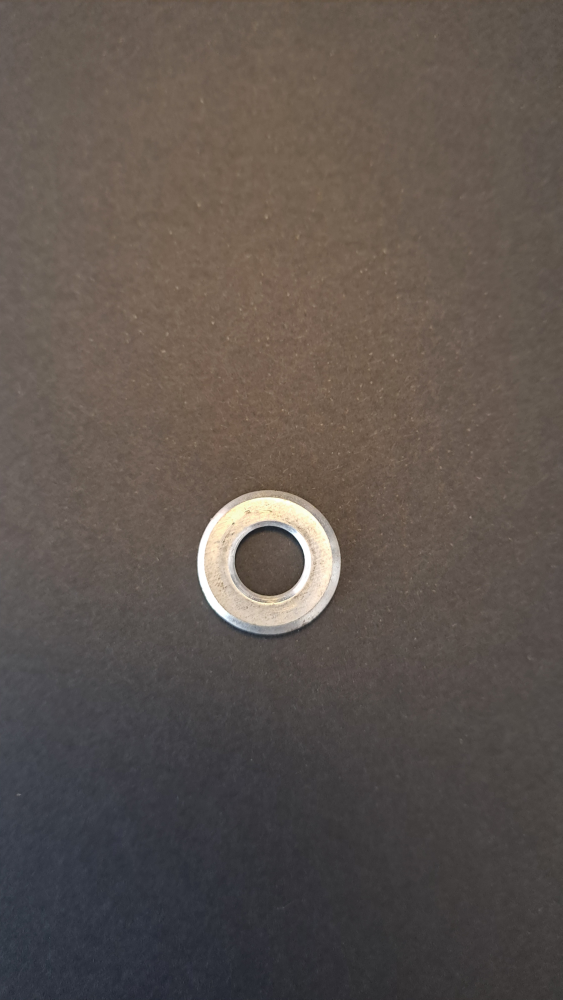
#> input picture data/raw/images/all/arandelas/20251128_115546.jpg, 2250 x 4000 px (shown at 1/4 size); its folder holds only this picture in this run
$ jupyter execute --allow-errors Tests_ImagePreprocessor.ipynb
#> lines starting #> are read from the running program, lines starting #| are printed output that depends on the picture; after the words box and inside, x2 and y2 are one past the last pixel; in counts of white or black regions, pixels touching at a corner belong together
### src/vision/preprocessor.py
try:
    import cv2
    import numpy as np
    from typing import Tuple, Union
    import logging
except ImportError as e:
    raise ImportError(f"Faltan dependencias necesarias: {e}")

class ImagePreprocessor:
    def __init__(self,
                 target_size: Tuple[int, int] = (800, 600),
                 gamma: float = 1.6,
                 d_bFilter = 10,
                 binarization_block_size: int = 13,
                 binarization_C: int = 2,
                 open_kernel_size: Union[int, Tuple[int, int]] = (3, 3),
                 close_kernel_size: Union[int, Tuple[int, int]] = (4, 4),
                 clear_border_margin: int = 20):
        """
        Inicializa el preprocesador de imágenes.

        Args:
            * target_size (tuple): Tamaño objetivo (ancho, alto) para estandarización.
            * gamma (float): Valor de gamma para la corrección gamma.
            * d_bFilter (int): Diametro del filtro bilateral.
            * binarization_block_size (int): Tamaño del vecindario para la binarización adaptativa.
            * binarization_C (int): Constante a restar de la media/gaussiana local.
            * open_kernel_size (int|tuple): Tamaño del kernel para la operación de apertura.
            * close_kernel_size (int|tuple): Tamaño del kernel para la operación de cierre.
            * clear_border_margin (int): Margen para limpiar los bordes.
        """
#> call 2 of get_random_image, with class_name = 'arandelas'
#> in get_random_image, img is the input picture: shape (4000, 2250, 3); mean R, G, B 93.5, 84.2, 78.4
        self.target_size = target_size
        self.gamma = gamma
        self.d_bFilter = d_bFilter
        self.binarization_block_size = binarization_block_size
        self.binarizacion_C = binarization_C
        self.open_kernel_size = open_kernel_size
        self.close_kernel_size = close_kernel_size
        self.clear_border_margin = clear_border_margin

        self.logger = logging.getLogger(__name__)
        self.logger.info("ImagePreprocessor inicializado correctamente.")


    def process(self, image: np.ndarray) -> np.ndarray:
        """
        Aplica el pipeline de preprocesamiento a una imagen.

        Args:
            * image (np.ndarray): Imagen de entrada en formato BGR o escala de grises.

        Returns:
            * np.ndarray: Imagen preprocesada (binarizada).
        """
        # Escala de Grises
        gray_image = self._convert_to_grayscale(image)
        self.logger.debug("Imagen convertida a escala de grises.")

        # Ajustar tamano
        standardized_image, padding_info = self._standardize_size(gray_image)
        self.logger.debug("Imagen redimensionada a tamaño estándar.")

        # Gamma
        contrasted_image = self._apply_gamma(standardized_image, gamma=self.gamma)
        self.logger.debug("Gamma Correction aplicado.")

        # Filtro Bilateral
        blurred_image = self._apply_bilateral_filter(contrasted_image,
                                                     self.d_bFilter)
        self.logger.debug("Filtro Bilateral aplicado (bordes preservados).")

        # Binarizacion Adaptativa
        binarized_image = self._apply_adaptive_binarization(
            blurred_image,
            block_size=self.binarization_block_size,
            C=self.binarizacion_C,
            threshold_type=cv2.THRESH_BINARY
        )
        self.logger.debug("Binarización adaptativa aplicada.")

        # Limpiar Binarizacion
        cleaned_image = self._clean_binarization(
            binarized_image,
            open_kernel_size=self.open_kernel_size,
            close_kernel_size=self.close_kernel_size
        )
        self.logger.debug("Binarización limpiada con operaciones morfológicas.")

        # Limpiar Bordes
        final_image = self._mask_padding_artifacts(
            cleaned_image,
            padding_info,
            safety_margin=self.clear_border_margin
        )
        self.logger.debug("Bordes limpiados.")

        return final_image


    def _convert_to_grayscale(self, image: np.ndarray) -> np.ndarray:
        """
        Convierte la imagen a escala de grises si es necesario.

        Args:
            * image (np.ndarray): Imagen de entrada en formato BGR o ya en escala de grises.

        Returns:
            * np.ndarray: Imagen en escala de grises.

        Raises:
            ValueError: Si la imagen no tiene 1 o 3 canales.
        """

        # Validar formato de imagen de entrada
        if image is None or image.size == 0:
            raise ValueError("Imagen de entrada invalida.")

        # Convertir a escala de grises si es necesario
        if len(image.shape) == 2:
            self.logger.debug("Imagen ya en escala de grises.")
            return image

        gray_image = cv2.cvtColor(image, cv2.COLOR_BGR2GRAY)
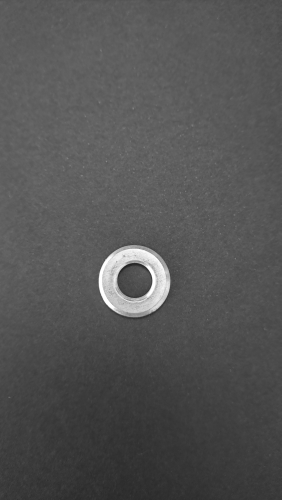
#> gray_image: shape (4000, 2250) (shown at 1/8 size); min 18, max 255, mean 83.5
        return gray_image


    def _standardize_size(self, image: np.ndarray) -> np.ndarray:
        """
        Redimensiona la imagen manteniendo el Aspect Ratio (proporción).

        Args:
            * image (np.ndarray): Imagen de entrada.

        Returns:
            * tuple: (np.ndarray, tuple) Imagen redimensionada con padding y tupla de padding (top, bottom, left, right).
        """
        # Tomar width, height (target y original)
        target_w, target_h = self.target_size
        h, w = image.shape[:2]

        # Calcular factor de escala para ajustar sin recortar ni deformar
        scale = min(target_w / w, target_h / h)
        new_w = int(w * scale)
        new_h = int(h * scale)

        # Resize proporcional
        resized_image = cv2.resize(image, (new_w, new_h), interpolation=cv2.INTER_AREA)
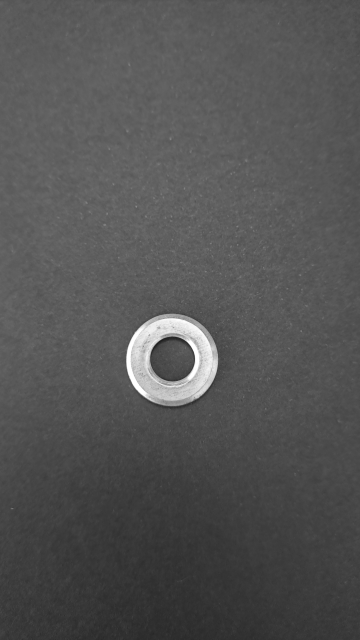
#> resized_image: shape (1280, 720) (shown at 1/2 size); min 24, max 255, mean 83.5

        # Calcular padding para centrar
        delta_w = target_w - new_w
        delta_h = target_h - new_h
        top, bottom = delta_h // 2, delta_h - (delta_h // 2)
        left, right = delta_w // 2, delta_w - (delta_w // 2)

        # Agregar bordes (Letterbox)
        new_image = cv2.copyMakeBorder(resized_image, top, bottom, left, right,
                                       cv2.BORDER_REPLICATE)
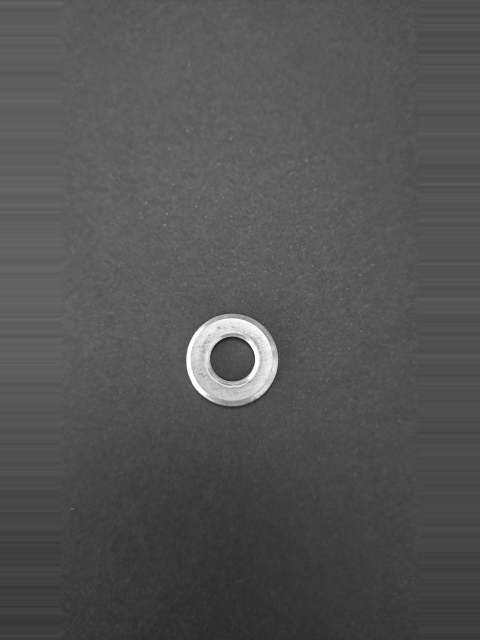
#> new_image: shape (1280, 960) (shown at 1/2 size); min 24, max 255, mean 83
#> in process, `standardized_image, padding_info = self._standardize_size(gray_image)`: padding_info = (0, 0, 120, 120)

        # Nos dice cuanto padding se agregó
        return new_image, (top, bottom, left, right)


    def _apply_gamma(self, image: np.ndarray, gamma: float = 1.5) -> np.ndarray:
        """
        Aumenta el contraste en las zonas oscuras sin saturar las zonas claras.

        Args:
            * image (np.ndarray): Imagen de entrada.
            * gamma (float): Valor de gamma. (>1 oscurece, <1 aclara).

        Returns:
            * np.ndarray: Imagen con corrección gamma aplicada.
        """
#> called with gamma = 1.7
        invGamma = 1.0 / gamma
        table = np.array([((i / 255.0) ** invGamma) * 255
                        for i in np.arange(0, 256)]).astype("uint8")
        return cv2.LUT(image, table)
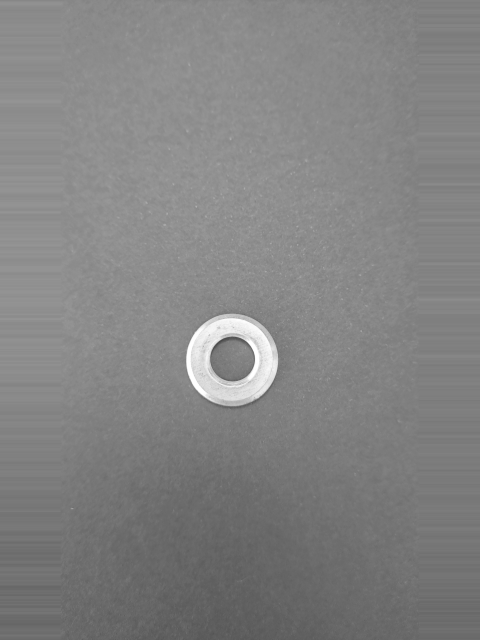
#> returned value: shape (1280, 960) (shown at 1/2 size); min 63, max 255, mean 130.3


    def _apply_bilateral_filter(self, image: np.ndarray, d_bFilter: int = 2) -> np.ndarray:
        """
        Elimina ruido pero manteniendo los bordes.

        Args:
            * image (np.ndarray): Imagen de entrada.
            * d_bFilter (int): Diametro del filtro bilateral.

        Returns:
            * np.ndarray: Imagen filtrada.
        """
#> called with d_bFilter = 8
        return cv2.bilateralFilter(image, d=d_bFilter, sigmaColor=100, sigmaSpace=100)


    def _apply_adaptive_binarization(self,
                                     blurred_image: np.ndarray,
                                     max_value: int = 255,
                                     adaptive_method: int = cv2.ADAPTIVE_THRESH_GAUSSIAN_C,
                                     threshold_type: int = cv2.THRESH_BINARY,
                                     block_size: int = 11,
                                     C: int = 2) -> np.ndarray:
        """
        Aplica binarización adaptativa (adaptiveThreshold) a una imagen en escala de grises.

        Args:
            * blurred_image (np.ndarray): Imagen de entrada en escala de grises.
            * max_value (int): Valor máximo a asignar a los píxeles umbralizados (por defecto 255).
            * adaptive_method (int): Método adaptativo (cv2.ADAPTIVE_THRESH_MEAN_C o cv2.ADAPTIVE_THRESH_GAUSSIAN_C).
            * threshold_type (int): Tipo de umbral (cv2.THRESH_BINARY o cv2.THRESH_BINARY_INV).
            * block_size (int): Tamaño del vecindario (debe ser impar y >=3).
            * C (int): Constante a restar de la media/gaussiana local.

        Returns:
            * np.ndarray: Imagen binarizada adaptativamente (dtype uint8).

        Raises:
            ValueError: Si la imagen no está en escala de grises o block_size no es válido.
        """
#> called with max_value = 255, adaptive_method = 1, threshold_type = 0, block_size = 27, C = -5
        # Validaciones
        if blurred_image is None or blurred_image.size == 0:
            raise ValueError("Imagen de entrada inválida.")
        if len(blurred_image.shape) != 2:
            raise ValueError("La imagen debe estar en escala de grises para aplicar binarización adaptativa.")
        if block_size < 3 or block_size % 2 == 0:
            raise ValueError("block_size debe ser impar y >= 3, p.ej. 3,5,7,11,...")

        # adaptiveThreshold requiere uint8 en rango [0,255]
        if blurred_image.dtype != np.uint8:
            img_uint8 = cv2.normalize(blurred_image, None, 0, 255, cv2.NORM_MINMAX).astype(np.uint8)
        else:
            img_uint8 = blurred_image

        # Aplicar binarización adaptativa
        adaptive = cv2.adaptiveThreshold(img_uint8,
                                         max_value,
                                         adaptive_method,
                                         threshold_type,
                                         block_size,
                                         C)
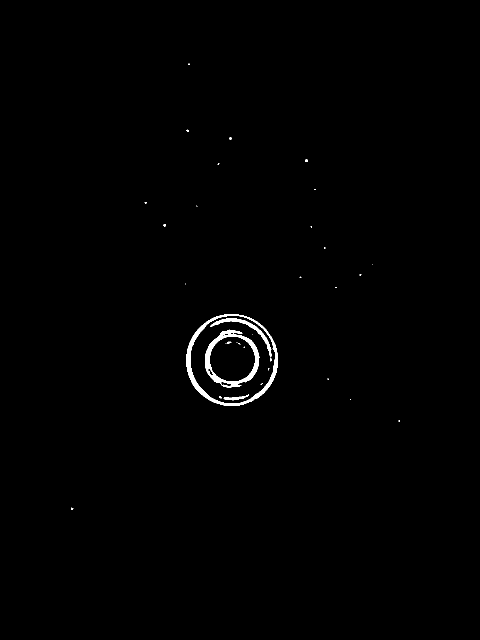
#> adaptive: shape (1280, 960) (shown at 1/2 size); 0.62% white; 34 white regions (27 under 20 px), largest, box (x1, y1, x2, y2) and area: (373, 628, 556, 812) 3408, (410, 659, 519, 776) 2746, (420, 637, 543, 715) 941
        return adaptive


    def _clean_binarization(self, binarized_image: np.ndarray,
                            open_kernel_size: tuple = (2, 2),
                            close_kernel_size: tuple = (4, 4)) -> np.ndarray:
        """
        Limpia la binarizacion usando apertura y cierre morfologicos

        Args:
            * binarized_image (np.ndarray): Imagen binarizada a limpiar.
            * open_kernel_size (tuple): Tamaño del kernel para la apertura morfologica.
            * close_kernel_size (tuple): Tamaño del kernel para el cierre morfologico.

        Returns:
            * np.ndarray: Imagen binarizada limpia.
        """
#> called with open_kernel_size = (3, 3), close_kernel_size = (3, 3)

        # Definir Kernels
        open_kernel = cv2.getStructuringElement(cv2.MORPH_ELLIPSE, open_kernel_size)
        close_kernel = cv2.getStructuringElement(cv2.MORPH_ELLIPSE, close_kernel_size)

        # Closing - Soldadura
        closed_image = cv2.morphologyEx(binarized_image, cv2.MORPH_CLOSE, close_kernel, iterations=2)
#> closed_image: shape (1280, 960); 0.63% white; 34 white regions (27 under 20 px), largest, box (x1, y1, x2, y2) and area: (373, 628, 556, 812) 3419, (410, 659, 519, 776) 2900, (420, 636, 543, 715) 946

        # Opening - Limpieza
        cleaned_image = cv2.morphologyEx(closed_image, cv2.MORPH_OPEN, open_kernel, iterations=1)
#> cleaned_image: shape (1280, 960); 0.62% white; 21 white regions (15 under 20 px), largest, box (x1, y1, x2, y2) and area: (373, 628, 556, 812) 3416, (410, 659, 519, 776) 2889, (420, 636, 543, 713) 941, (447, 789, 498, 801) 215, (454, 683, 462, 687) 21, (610, 319, 616, 323) 20

        return cleaned_image


    def _mask_padding_artifacts(self, image: np.ndarray, padding: tuple, safety_margin: int = 5) -> np.ndarray:
        """
        Pinta de negro estricto las zonas de padding, extendiéndose un poco hacia adentro (safety_margin).

        Args:
            * image (np.ndarray): Imagen de entrada.
            * padding (tuple): Tamaños de padding (top, bottom, left, right).
            * safety_margin (int): Margen de seguridad para evitar borde.

        Returns:
            * np.ndarray: Imagen con zonas de padding pintadas de negro.
        """
#> called with padding = (0, 0, 120, 120), safety_margin = 5
        top, bottom, left, right = padding
#> top = 0; bottom = 0; left = 120; right = 120
        h, w = image.shape

        if top > 0:
            image[:top + safety_margin, :] = 0
        if bottom > 0:
            image[h - (bottom + safety_margin):, :] = 0
        if left > 0:
            image[:, :left + safety_margin] = 0
        if right > 0:
            image[:, w - (right + safety_margin):] = 0

        return image


    # [77 lines left out: functions scale_bbox_back, scale_mask_back, not called in this run]

### tests/vision/Tests_ImagePreprocessor.ipynb
# Pruebas de Clase ImagePreprocessor

### Importo Librerias y Metodos Auxiliares

[cell 1]
import numpy as np
import matplotlib.pyplot as plt
import sys
import os
import random
import numpy as np
import matplotlib.image as mpimg
from pathlib import Path
import logging
import cv2

# Agrego path de root
ROOT_PATH = str(Path.cwd().parent.parent)
if ROOT_PATH not in sys.path:
    sys.path.append(ROOT_PATH)

# Path de las imagenes
IMG_DATA_PATH = Path(ROOT_PATH + "/data/raw/images/all")

# Importo e instancio ImagePreprocessor
from src.vision.preprocessor import ImagePreprocessor
logging.basicConfig(level=logging.INFO)

[cell 2]
def get_random_image(class_name: str, seed: int = None):
    class_path = IMG_DATA_PATH / class_name

    # Obtener todas las imágenes de la clase
    image_files = list(class_path.glob("*.jpg")) + list(class_path.glob("*.jpeg")) + \
                  list(class_path.glob("*.JPG")) + list(class_path.glob("*.JPEG"))

    if not image_files:
        print(f"No se encontraron imágenes en {class_path}")
        return

    rng = random.Random(seed) if seed is not None else random
    random_img_path = rng.choice(image_files)
    img = mpimg.imread(random_img_path)

    return random_img_path, img

[cell 3]
# [5 lines left out: function plot_image, not called in this run]

### Instancia de imagepreprocessor

[cell 4]
preprocessor = ImagePreprocessor(target_size = (960,1280),
                                gamma = 1.7,
                                d_bFilter = 8,
                                binarization_block_size = 27,
                                binarization_C = -5,
                                open_kernel_size = (3, 3),
                                close_kernel_size = (3, 3),
                                clear_border_margin = 5)

### Tests

[cell 5]
def test_imagen_unica(preprocesor: ImagePreprocessor, class_name: str = "tuercas"):
    imagen_path, random_image = get_random_image(class_name)
    #plot_image(random_image, title="Imagen Original")

    gray_image = preprocesor._convert_to_grayscale(random_image)
    #plot_image(gray_image, title="Imagen en escala de grises")

    standardized_image, padding_info = preprocesor._standardize_size(gray_image)
    #plot_image(standardized_image, title= "Imagen redimensionada a tamaño estándar")

    enhanced_image = preprocesor._apply_gamma(standardized_image, gamma=preprocesor.gamma)
    #plot_image(enhanced_image, title="Imagen aplicado GAMMA")

    blurred_image = preprocesor._apply_bilateral_filter(enhanced_image, preprocesor.d_bFilter)
    #plot_image(blurred_image, title="Imagen aplicado Filtro Bilateral")

    binarized_image = preprocesor._apply_adaptive_binarization(blurred_image,
                block_size=preprocesor.binarization_block_size,
                C=preprocesor.binarizacion_C,
                threshold_type=cv2.THRESH_BINARY
            )
    #plot_image(binarized_image, title="Imagen aplicado Binarizacion Adaptativa")

    cleaned_image = preprocesor._clean_binarization(
                binarized_image,
                open_kernel_size=preprocesor.open_kernel_size,
                close_kernel_size=preprocesor.close_kernel_size
            )
    plot_image(cleaned_image, title="Binarizacion Limpia")

#> (the rest of this cell did not finish here and is left out)

[cell 6]
def visualize_preprocessing(preprocessor: ImagePreprocessor):
    # 1. Configuración
    categories = ["arandelas", "clavos", "tornillos", "tuercas"]

    # 2. Configurar el Gráfico (2 filas, 2 columnas)
    fig, axes = plt.subplots(2, 2, figsize=(14, 14))
    fig.suptitle(f"Imagen")
    axes_flat = axes.flatten()

    print(f"📸 Procesando...")

    for i, category in enumerate(categories):
        ax = axes_flat[i]

        # Obtener imagen
        path, raw_img = get_random_image(category)

        if raw_img is None:
            ax.text(0.5, 0.5, "Sin imagen", ha='center')
            continue

        # --- PROCESAMIENTO ---
        processed_binary = preprocessor.process(raw_img)

        # Mostrar imagen
        # cmap='gray' es vital porque la imagen binarizada es de 1 solo canal
        ax.imshow(processed_binary, cmap='gray')

        # Decoración
        filename = os.path.basename(path)
        y_indices, x_indices = np.where(processed_binary > 0)
#> y_indices = 7646 values from 127 to 1019; x_indices = 7646 values, max 722 at index 103, min 142 at index 7633, mean 462.7
        if len(y_indices) > 0:
            h_obj = np.max(y_indices) - np.min(y_indices)
#> h_obj = 892
            w_obj = np.max(x_indices) - np.min(x_indices)
#> w_obj = 580
            size_info = f"Obj Size: {w_obj}x{h_obj}px"
#> size_info = 'Obj Size: 580x892px'
        else:
            size_info = "Obj perdido (negro)"

        ax.set_title(f"{category.upper()}\n{filename}\n{size_info}", fontsize=10)
        ax.axis('off')

    plt.tight_layout()
    plt.show()

#> (the rest of this cell did not finish here and is left out)

[cell 7]
TEST_IMG_PATH = Path(ROOT_PATH + "/data/raw/images/tests")
seed = 13
images_files = list(TEST_IMG_PATH.glob("*.jpg")) + list(TEST_IMG_PATH.glob("*.jpeg")) + \
                  list(TEST_IMG_PATH.glob("*.JPG")) + list(TEST_IMG_PATH.glob("*.JPEG"))


rng = random.Random(seed) if seed is not None else random

#> (the rest of this cell did not finish here and is left out)
